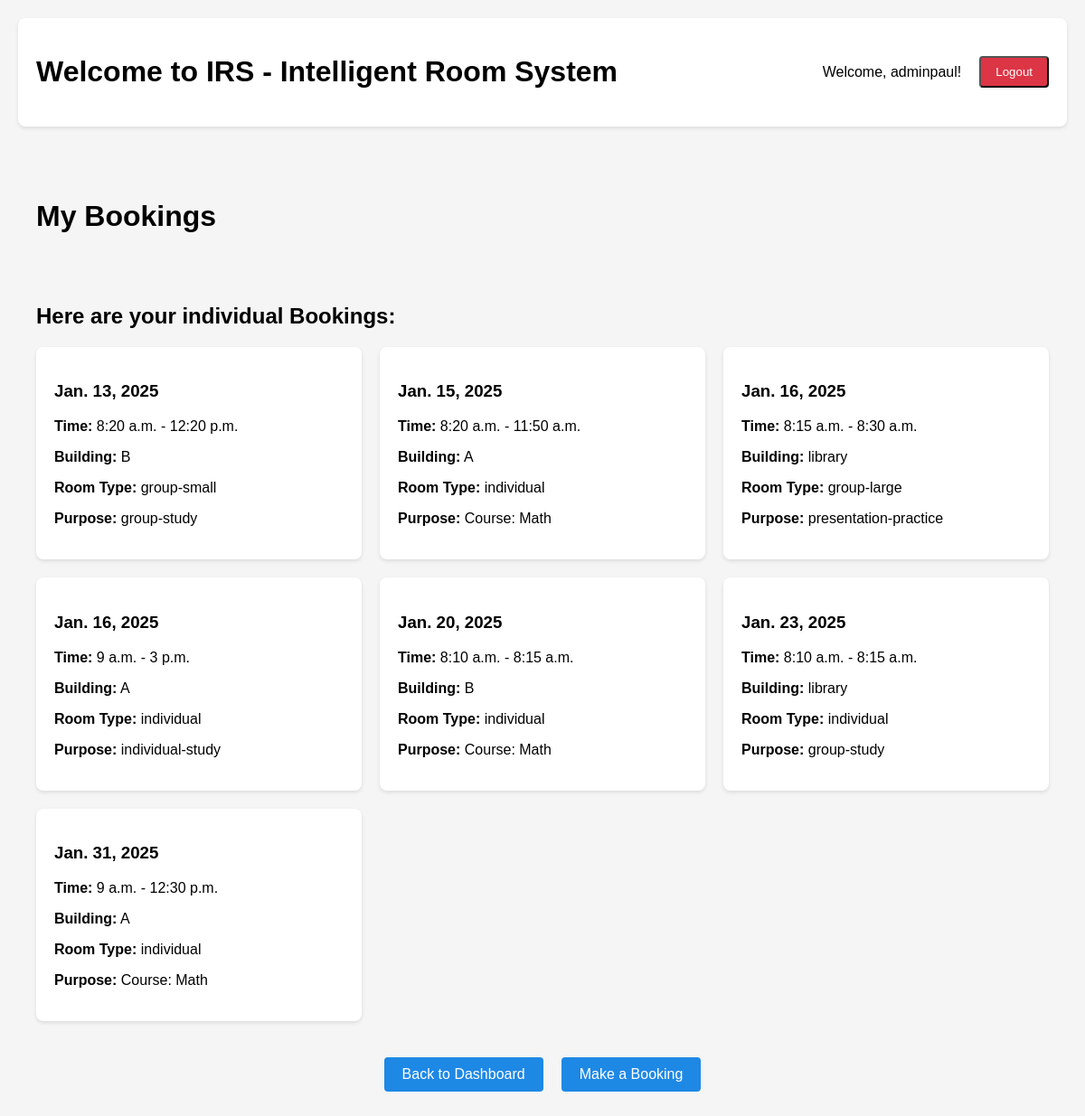
The page /my-bookings/ (signed in) on the database as committed earlier.
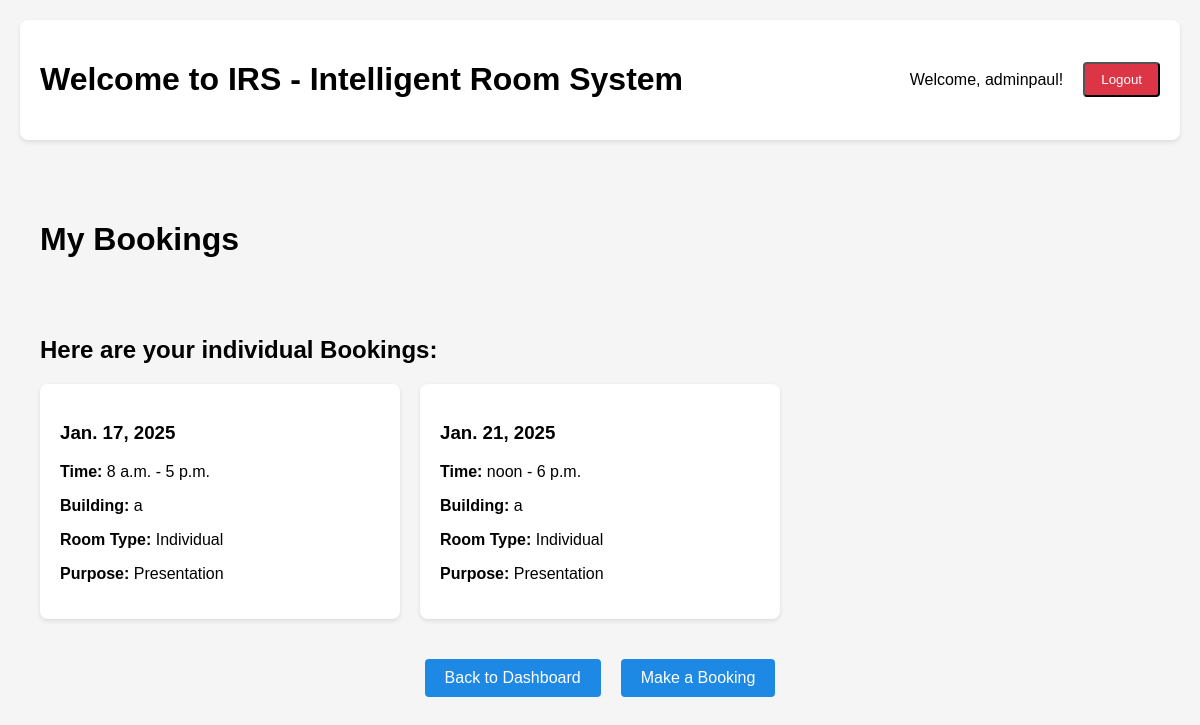
The same page on the database as committed later.
### bookingsystem/models.py (models this page shows, shortened)
class Booking(models.Model):
    user = models.ForeignKey(CustomUser, on_delete=models.CASCADE)
    date = models.DateField()
    start_time = models.TimeField()  # New field for start time
    end_time = models.TimeField()    # New field for end time
    room_id = models.ForeignKey(Room, on_delete=models.CASCADE, default=1)
    room_type = models.CharField(max_length=20)
    building = models.CharField(max_length=50)
    group_size = models.IntegerField()
    purpose = models.CharField(max_length=50)
    course = models.ForeignKey('Course', null=True, blank=True, on_delete=models.SET_NULL)
    title = f"{room_id.name} ({purpose})"
    start = f"{date}T{start_time}"
    end = f"{date}T{end_time}"

### bookingsystem/views.py (the view)
# urls.py: path('my-bookings/', views.my_bookings, name='my_bookings'),
@login_required
def my_bookings(request):
    user_bookings = Booking.objects.filter(user=request.user).order_by('date', 'start_time')
    return render(request, 'my_bookings.html', {'bookings': user_bookings})

### bookingsystem/templates/my_bookings.html (shortened to what this page needs)
<!DOCTYPE html>
<html>
<head>
</head>
<div class="dashboard-container">
    <header class="dashboard-header">
        <h1>Welcome to IRS - Intelligent Room System</h1>
        <div class="user-info">
            <span>Welcome, {{ request.user.username }}!</span>
            <form method="post" action="{% url 'logout' %}">
                <button class="logout-button" type="submit">Logout</button>
            </form>
        </div>
    </header>
<body>
    <div class="bookings-container">
        <h1>My Bookings</h1>
        <br>
        <br>
        <h2>Here are your individual Bookings:</h2>
        {% if bookings %}
            <div class="bookings-list">
                {% for booking in bookings %}
                <div class="booking-card">
                    <h3>{{ booking.date }}</h3>
                    <p><strong>Time:</strong> {{ booking.start_time }} - {{ booking.end_time }}</p>
                    <p><strong>Building:</strong> {{ booking.building }}</p>
                    <p><strong>Room Type:</strong> {{ booking.room_type }}</p>
                    <p><strong>Purpose:</strong> {{ booking.purpose }}</p>
                </div>
                {% endfor %}
            </div>
        {% else %}
            <p class="no-bookings">You haven't made any bookings yet.</p>
        {% endif %}
        <div class="navigation-buttons">
            <a href="{% url 'dashboard' %}" class="nav-button">Back to Dashboard</a>
            <a href="{% url 'bookingsystem' %}" class="nav-button">Make a Booking</a>
        </div>
    </div>
</body>
</html>

Rows that differ between the two databases and show on the page:
removed Booking: date "Jan. 13, 2025", start_time "8:20 a.m.", end_time "12:20 p.m.", building "B", room_type "group-small", purpose "group-study"
removed Booking: date "Jan. 15, 2025", start_time "8:20 a.m.", end_time "11:50 a.m.", building "A", room_type "individual", purpose "Course: Math"
removed Booking: date "Jan. 16, 2025", start_time "9 a.m.", end_time "3 p.m.", building "A", room_type "individual", purpose "individual-study"
removed Booking: date "Jan. 20, 2025", start_time "8:10 a.m.", end_time "8:15 a.m.", building "B", room_type "individual", purpose "Course: Math"
no longer on this page (row edited): Booking: date "Jan. 23, 2025", start_time "8:10 a.m.", end_time "8:15 a.m.", building "library", room_type "individual", purpose "group-study"
removed Booking: date "Jan. 31, 2025", start_time "9 a.m.", end_time "12:30 p.m.", building "A", room_type "individual", purpose "Course: Math"
changed Booking: date "Jan. 16, 2025" → "Jan. 17, 2025"; start_time "8:15 a.m." → "8 a.m."; end_time "8:30 a.m." → "5 p.m."; building "library" → "a"; room_type "group-large" → "Individual"; purpose "presentation-practice" → "Presentation"
now on this page (row edited): Booking: date "Jan. 21, 2025", start_time "noon", end_time "6 p.m.", building "a", room_type "Individual", purpose "Presentation"
